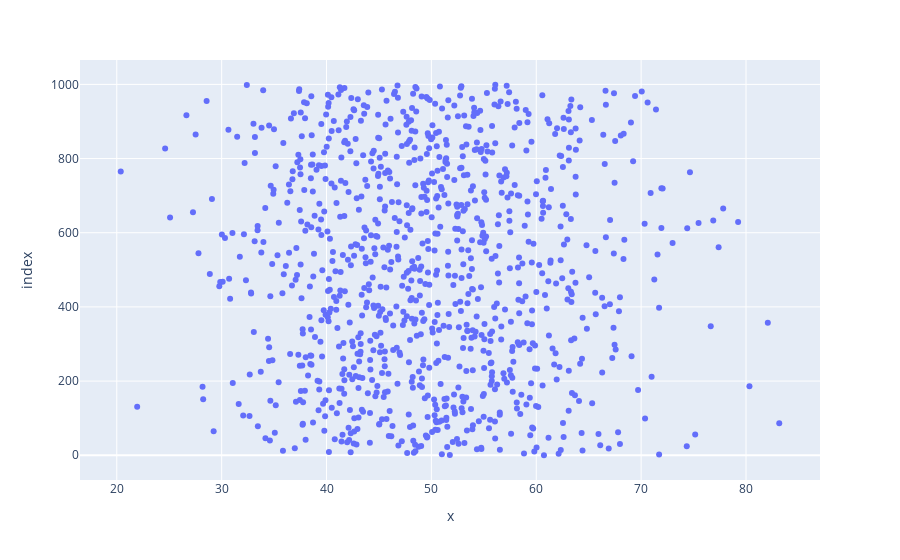

The cell this chart's notebook holds for it:
### Code cell
def de_mean(x):
    xmean = np.mean(x)
    return [xi - xmean for xi in x]

def covariance(x, y):
    n = len(x)
    return np.dot(de_mean(x), de_mean(y)) / (n-1)


pageSpeeds =  np.random.normal(3.0, 1.0, 1000)
purchaseAmout = np.random.normal(50.0, 10.0, 1000)

fig = px.scatter(pageSpeeds, purchaseAmout)
fig.show()

### Figure 1 — Plotly figure (JSON) as saved in the notebook; plotly's stock layout.template omitted (floating-point values rounded to 4 significant figures; data arrays with more than 128 entries replaced by an {"elided": "..."} marker saying what was removed)
{"data": [{"hovertemplate": "x=%{x}<br>index=%{y}<extra></extra>", "legendgroup": "", "marker": {"color": "#636efa", "symbol": "circle"}, "mode": "markers", "name": "", "orientation": "h", "showlegend": false, "type": "scatter", "x": {"elided": "1000 float values"}, "xaxis": "x", "y": {"elided": "1000 int values"}, "yaxis": "y"}], "layout": {"legend": {"tracegroupgap": 0}, "margin": {"t": 60}, "xaxis": {"anchor": "y", "domain": [0, 1], "title": {"text": "x"}}, "yaxis": {"anchor": "x", "domain": [0, 1], "title": {"text": "index"}}}}
